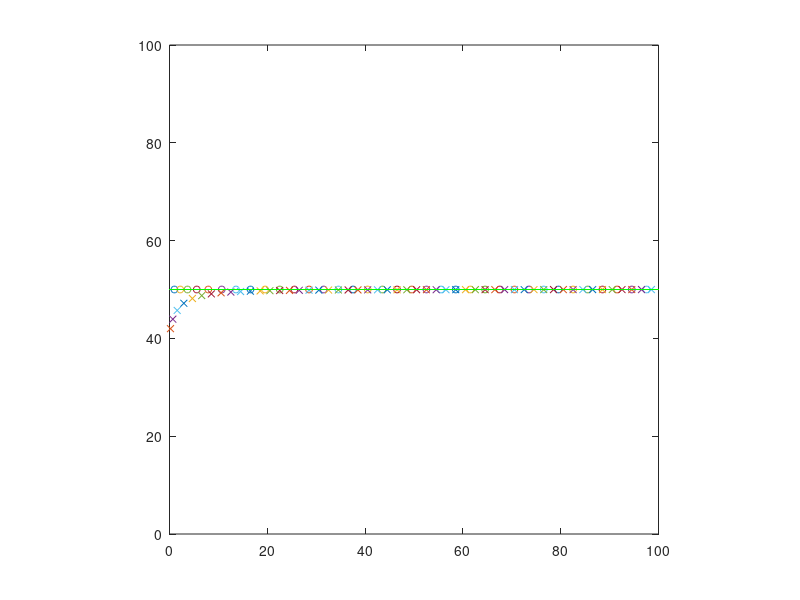

Write MATLAB code to recreate this figure.
clc;clear all;
va = 10;
vt = 5;
min_Rad = 1;
t = 1/5;
for ink = 1:1:100
Wi = [0,50];Wf = [100,50];
line([Wi(1,1),Wf(1,1)],[Wi(1,2),Wf(1,2)],'color','g');
 if(ink == 1)
 uav_st = [0,40];
 plot(uav_st(1,1),uav_st(1,2),'-x','MarkerSize',5);
 chi = 0;
 end
 Ru = sqrt( ((Wi(1,1) - uav_st(1,1))^2)  + ((Wi(1,2) - uav_st(1,2))^2)  )
 theta = atan2(Wf(1,2) - Wi(1,2) , Wf(1,1) - Wi(1,1))
 theta_u = atan2(uav_st(1,2) - Wi(1,2),uav_st(1,1) - Wi(1,1))
 beta = theta - theta_u
 R = sqrt(Ru^2 - (Ru*sin(beta))^2)
 x_t = (R+ink)*cos(theta)
 y_t = (R+ink)*sin(theta)+50
 chi_d = (atan2(y_t - uav_st(1,2),x_t - uav_st(1,1)))
 chi_r = chi_d*180/pi
 x_dot =(va*cos(chi_d))
 y_dot =(va*sin(chi_d))
 x_uav = x_dot*t + uav_st(1,1);
 y_uav = y_dot*t + uav_st(1,2);
 
 plot(x_t,y_t,'-o','MarkerSize',5);
 hold on
 plot(x_uav,y_uav,'-x','MarkerSize',5)
%comet(x_uav,y_uav)
axis([0 100 0 100]);
axis('square');
uav_st(1,1) = x_uav;uav_st(1,2) = y_uav;
chi = chi_d;
pause(t);
hold on 

M(ink) = getframe;
if (x_uav >= Wf(1,1))
    break;
end

end

%movie(M,3,1);


